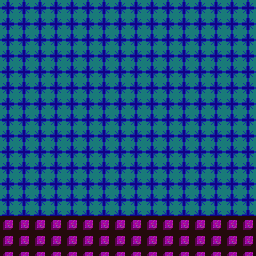

A level layout from a 2D game, rendered from its tile map. Below: a short description, then the map file with its tile-grid data intact:
An orthogonal 32x32 tile map with 8x8 px tiles, 1 tile layer (Tile Layer 1).

<map version="1.5" tiledversion="1.7.2" orientation="orthogonal" renderorder="right-down" width="32" height="32" tilewidth="8" tileheight="8" infinite="0" nextlayerid="2" nextobjectid="1">
 <tileset firstgid="1" source="spritesheet.tsx" />
 <layer id="1" name="Tile Layer 1" width="32" height="32">
  <data encoding="csv">
145,146,145,146,145,146,145,146,145,146,145,146,145,146,145,146,145,146,145,146,145,146,145,146,145,146,145,146,145,146,145,146,
161,162,161,162,161,162,161,162,161,162,161,162,161,162,161,162,161,162,161,162,161,162,161,162,161,162,161,162,161,162,161,162,
145,146,145,146,145,146,145,146,145,146,145,146,145,146,145,146,145,146,145,146,145,146,145,146,145,146,145,146,145,146,145,146,
161,162,161,162,161,162,161,162,161,162,161,162,161,162,161,162,161,162,161,162,161,162,161,162,161,162,161,162,161,162,161,162,
145,146,145,146,145,146,145,146,145,146,145,146,145,146,145,146,145,146,145,146,145,146,145,146,145,146,145,146,145,146,145,146,
161,162,161,162,161,162,161,162,161,162,161,162,161,162,161,162,161,162,161,162,161,162,161,162,161,162,161,162,161,162,161,162,
145,146,145,146,145,146,145,146,145,146,145,146,145,146,145,146,145,146,145,146,145,146,145,146,145,146,145,146,145,146,145,146,
161,162,161,162,161,162,161,162,161,162,161,162,161,162,161,162,161,162,161,162,161,162,161,162,161,162,161,162,161,162,161,162,
145,146,145,146,145,146,145,146,145,146,145,146,145,146,145,146,145,146,145,146,145,146,145,146,145,146,145,146,145,146,145,146,
161,162,161,162,161,162,161,162,161,162,161,162,161,162,161,162,161,162,161,162,161,162,161,162,161,162,161,162,161,162,161,162,
145,146,145,146,145,146,145,146,145,146,145,146,145,146,145,146,145,146,145,146,145,146,145,146,145,146,145,146,145,146,145,146,
161,162,161,162,161,162,161,162,161,162,161,162,161,162,161,162,161,162,161,162,161,162,161,162,161,162,161,162,161,162,161,162,
145,146,145,146,145,146,145,146,145,146,145,146,145,146,145,146,145,146,145,146,145,146,145,146,145,146,145,146,145,146,145,146,
161,162,161,162,161,162,161,162,161,162,161,162,161,162,161,162,161,162,161,162,161,162,161,162,161,162,161,162,161,162,161,162,
145,146,145,146,145,146,145,146,145,146,145,146,145,146,145,146,145,146,145,146,145,146,145,146,145,146,145,146,145,146,145,146,
161,162,161,162,161,162,161,162,161,162,161,162,161,162,161,162,161,162,161,162,161,162,161,162,161,162,161,162,161,162,161,162,
145,146,145,146,145,146,145,146,145,146,145,146,145,146,145,146,145,146,145,146,145,146,145,146,145,146,145,146,145,146,145,146,
161,162,161,162,161,162,161,162,161,162,161,162,161,162,161,162,161,162,161,162,161,162,161,162,161,162,161,162,161,162,161,162,
145,146,145,146,145,146,145,146,145,146,145,146,145,146,145,146,145,146,145,146,145,146,145,146,145,146,145,146,145,146,145,146,
161,162,161,162,161,162,161,162,161,162,161,162,161,162,161,162,161,162,161,162,161,162,161,162,161,162,161,162,161,162,161,162,
145,146,145,146,145,146,145,146,145,146,145,146,145,146,145,146,145,146,145,146,145,146,145,146,145,146,145,146,145,146,145,146,
161,162,161,162,161,162,161,162,161,162,161,162,161,162,161,162,161,162,161,162,161,162,161,162,161,162,161,162,161,162,161,162,
145,146,145,146,145,146,145,146,145,146,145,146,145,146,145,146,145,146,145,146,145,146,145,146,145,146,145,146,145,146,145,146,
161,162,161,162,161,162,161,162,161,162,161,162,161,162,161,162,161,162,161,162,161,162,161,162,161,162,161,162,161,162,161,162,
145,146,145,146,145,146,145,146,145,146,145,146,145,146,145,146,145,146,145,146,145,146,145,146,145,146,145,146,145,146,145,146,
161,162,161,162,161,162,161,162,161,162,161,162,161,162,161,162,161,162,161,162,161,162,161,162,161,162,161,162,161,162,161,162,
145,146,145,146,145,146,145,146,145,146,145,146,145,146,145,146,145,146,145,146,145,146,145,146,145,146,145,146,145,146,145,146,
147,148,147,148,147,148,147,148,147,148,147,148,147,148,147,148,147,148,147,148,147,148,147,148,147,148,147,148,147,148,147,148,
163,164,163,164,163,164,163,164,163,164,163,164,163,164,163,164,163,164,163,164,163,164,163,164,163,164,163,164,163,164,163,164,
147,148,147,148,147,148,147,148,147,148,147,148,147,148,147,148,147,148,147,148,147,148,147,148,147,148,147,148,147,148,147,148,
163,164,163,164,163,164,163,164,163,164,163,164,163,164,163,164,163,164,163,164,163,164,163,164,163,164,163,164,163,164,163,164,
147,148,147,148,147,148,147,148,147,148,147,148,147,148,147,148,147,148,147,148,147,148,147,148,147,148,147,148,147,148,147,148
</data>
 </layer>
</map>